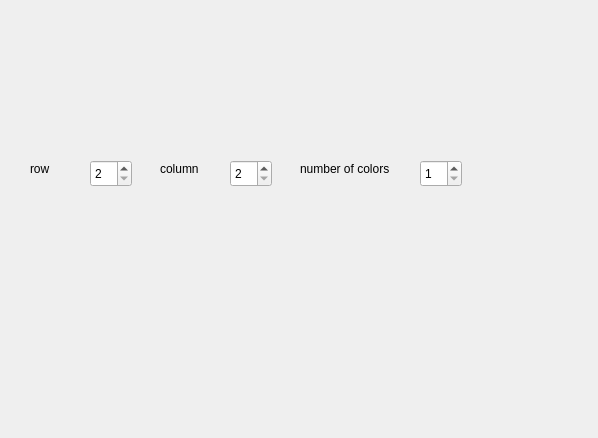
<?xml version="1.0" encoding="UTF-8"?>
<ui version="4.0">
 <class>game_info</class>
 <widget class="QWidget" name="game_info">
  <property name="geometry">
   <rect>
    <x>0</x>
    <y>0</y>
    <width>598</width>
    <height>438</height>
   </rect>
  </property>
  <property name="windowTitle">
   <string>game_info</string>
  </property>
  <widget class="QSpinBox" name="rowspin">
   <property name="geometry">
    <rect>
     <x>90</x>
     <y>160</y>
     <width>42</width>
     <height>27</height>
    </rect>
   </property>
   <property name="minimum">
    <number>2</number>
   </property>
   <property name="maximum">
    <number>26</number>
   </property>
  </widget>
  <widget class="QSpinBox" name="columspin">
   <property name="geometry">
    <rect>
     <x>230</x>
     <y>160</y>
     <width>42</width>
     <height>27</height>
    </rect>
   </property>
   <property name="minimum">
    <number>2</number>
   </property>
   <property name="maximum">
    <number>26</number>
   </property>
  </widget>
  <widget class="QSpinBox" name="nbcolor">
   <property name="geometry">
    <rect>
     <x>420</x>
     <y>160</y>
     <width>42</width>
     <height>27</height>
    </rect>
   </property>
   <property name="minimum">
    <number>1</number>
   </property>
   <property name="maximum">
    <number>8</number>
   </property>
  </widget>
  <widget class="QLabel" name="label">
   <property name="geometry">
    <rect>
     <x>30</x>
     <y>160</y>
     <width>55</width>
     <height>18</height>
    </rect>
   </property>
   <property name="text">
    <string>row</string>
   </property>
  </widget>
  <widget class="QLabel" name="label_2">
   <property name="geometry">
    <rect>
     <x>160</x>
     <y>160</y>
     <width>55</width>
     <height>18</height>
    </rect>
   </property>
   <property name="text">
    <string>column</string>
   </property>
  </widget>
  <widget class="QLabel" name="label_3">
   <property name="geometry">
    <rect>
     <x>300</x>
     <y>160</y>
     <width>111</width>
     <height>18</height>
    </rect>
   </property>
   <property name="text">
    <string>number of colors</string>
   </property>
  </widget>
 </widget>
 <resources/>
 <connections/>
</ui>
